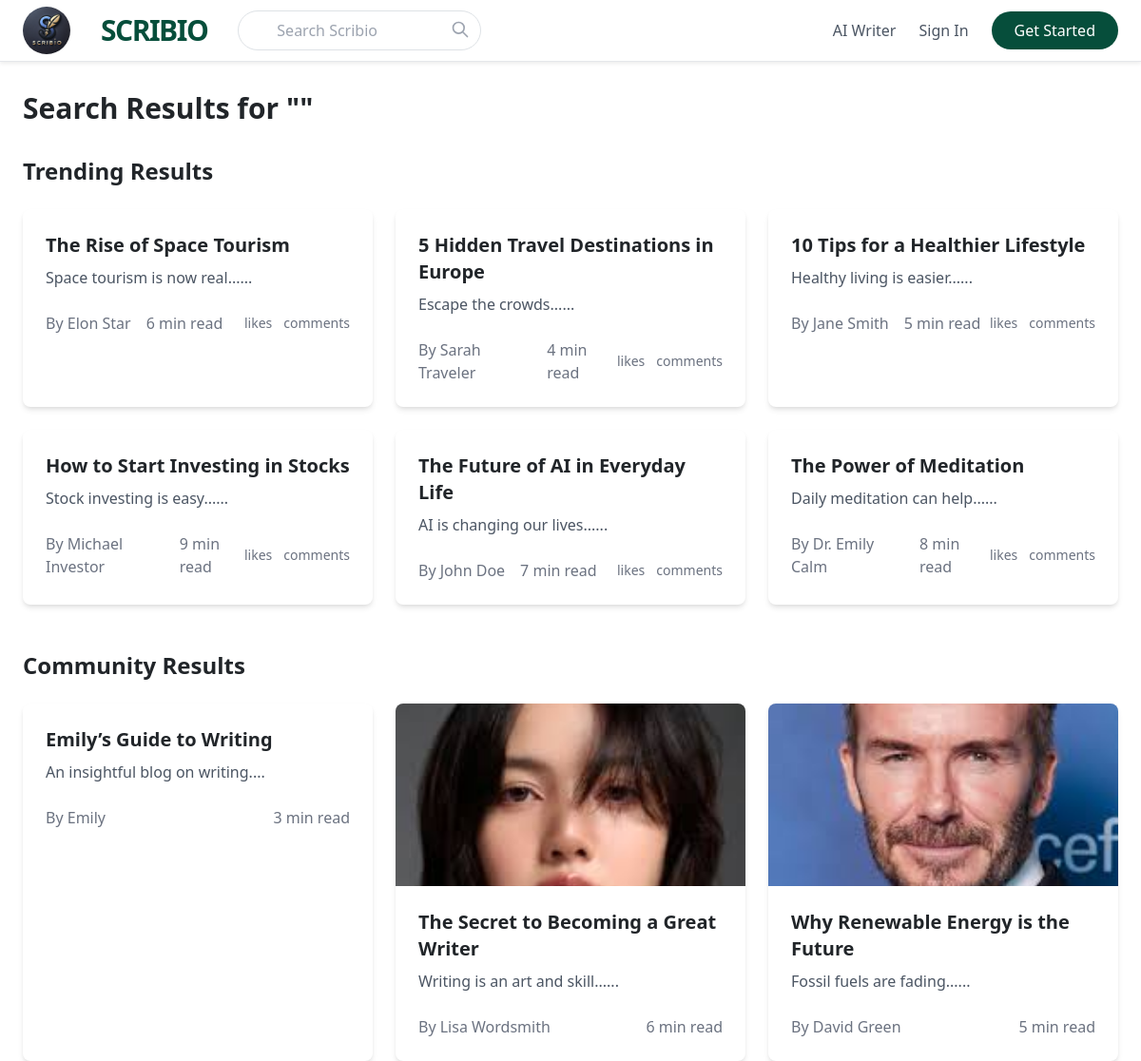
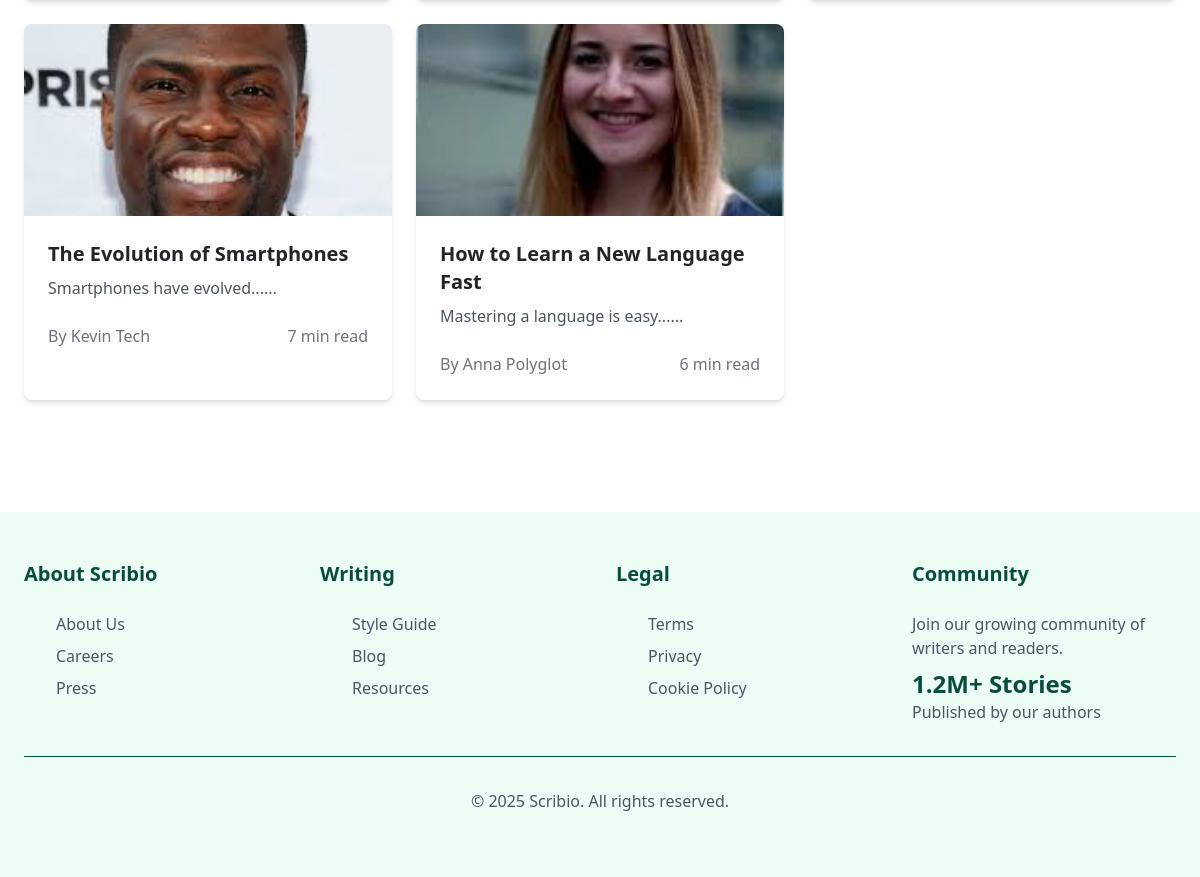
The app's page /search/ with its own data (2 pictures, top to bottom).
### blog1/models.py (models this page shows, shortened)
class Blog(models.Model):
    role = models.CharField(max_length=20, choices=[('admin', 'Admin'), ('user', 'User')], default='user')
    title = models.CharField(max_length=255)
    content = models.TextField()
    read_time = models.IntegerField()
    author = models.CharField(max_length=100)
    category = models.CharField(max_length=100)
    image_path = models.CharField(max_length=255, blank=True, null=True)
    created_at = models.DateTimeField(auto_now_add=True)
    is_trending = models.BooleanField(default=False)  # Add this line
    tags = models.CharField(max_length=200, blank=True)
    read_time = models.IntegerField(null=True, blank=True)  # Allow NULL and blank values

### blog1/views.py (the view)
# urls.py: path('search/', views.search_view, name='search'),  # URL for search
def search_view(request):
    query = request.GET.get('q', '')
    trending_blogs = Blog.objects.filter(
        Q(title__icontains=query) |
        Q(content__icontains=query) |
        Q(author__icontains=query),
        is_trending=True
    )
    user_blogs = Blog.objects.filter(
        Q(title__icontains=query) |
        Q(content__icontains=query) |
        Q(author__icontains=query),
        is_trending=False
    )
    return render(request, 'search_result.html', {
        'query': query,
        'trending_blogs': trending_blogs,
        'user_blogs': user_blogs,
    })

### blog1/templates/search_result.html (shortened to what this page needs)
{% extends "base.html" %}
{% load static %}
{% block content %}
<div class="max-w-7xl mx-auto px-4 py-8">
    <h1 class="text-3xl font-bold mb-8">Search Results for "{{ query }}"</h1>
    {% if trending_blogs or user_blogs %}
        {% if trending_blogs %}
        <section class="mb-12">
            <h2 class="text-2xl font-semibold mb-6">Trending Results</h2>
            <div class="grid grid-cols-1 md:grid-cols-2 lg:grid-cols-3 gap-6">
                {% for blog in trending_blogs %}
                <article class="bg-white rounded-lg shadow-md overflow-hidden hover:shadow-lg transition-shadow">
                    <div class="p-6">
                        <h3 class="text-xl font-semibold mb-2">{{ blog.title }}</h3>
                        <p class="text-gray-600 mb-4 line-clamp-3">{{ blog.content|slice:":150" }}...</p>
                        <div class="flex items-center justify-between">
                            <div class="flex items-center space-x-4">
                                <span class="text-gray-500">By {{ blog.author }}</span>
                                <span class="text-gray-500">{{ blog.read_time }} min read</span>
                            </div>
                            <div class="flex items-center space-x-3 text-sm text-gray-500">
                                <span>{{ blog.likes }} likes</span>
                                <span>{{ blog.comments }} comments</span>
                            </div>
                        </div>
                    </div>
                </article>
                {% endfor %}
            </div>
        </section>
        {% endif %}
        {% if user_blogs %}
        <section>
            <h2 class="text-2xl font-semibold mb-6">Community Results</h2>
            <div class="grid grid-cols-1 md:grid-cols-2 lg:grid-cols-3 gap-6">
                {% for blog in user_blogs %}
                <article class="bg-white rounded-lg shadow-md overflow-hidden hover:shadow-lg transition-shadow">
                    {% if blog.image_path %}
                    <img src="{% static blog.image_path %}" alt="{{ blog.title }}" class="w-full h-48 object-cover">
                    {% endif %}
                    <div class="p-6">
                        <h3 class="text-xl font-semibold mb-2">{{ blog.title }}</h3>
                        <p class="text-gray-600 mb-4 line-clamp-3">{{ blog.content|slice:":150" }}...</p>
                        <div class="flex items-center justify-between">
                            <span class="text-gray-500">By {{ blog.author }}</span>
                            <span class="text-gray-500">{{ blog.read_time }} min read</span>
                        </div>
                    </div>
                </article>
                {% endfor %}
            </div>
        </section>
        {% endif %}
    {% else %}
        <div class="text-center py-12">
            <h2 class="text-2xl font-semibold mb-4">No results found</h2>
            <p class="text-gray-600">Try different keywords or browse our trending articles.</p>
        </div>
    {% endif %}
</div>
{% endblock %}

### blog1/templates/base.html (shortened to what this page needs)
{% load static %}
<!DOCTYPE html>
<html lang="en">
    <head>
        <link href="https://cdnjs.cloudflare.com/ajax/libs/tailwindcss/2.2.19/tailwind.min.css" rel="stylesheet">
        <link rel="stylesheet" href="{% static 'css/base.css' %}">
        <link rel="stylesheet" href="{% static 'css/bootstrap.min.css' %}">
        <link href="https://cdn.jsdelivr.net/npm/bootstrap@5.3.3/dist/css/bootstrap.min.css" rel="stylesheet">
        <link rel="stylesheet" href="https://cdnjs.cloudflare.com/ajax/libs/font-awesome/6.4.0/css/all.min.css">
    </head>
<body class="font-sans bg-white">
    <nav class="fixed w-full z-50 bg-white shadow-sm border-b">
        <div class="max-w-7xl mx-auto px-4">
            <div class="flex justify-between h-16 items-center">
                <div class="flex items-center space-x-8">
                    <img src="{% static 'images/logi.webp' %}" alt="Logo" style="height: 50px; border-radius: 25px;">
                    <a href="{% url 'index' %}" class="text-3xl font-black tracking-tighter text-primary">
                        SCRIBIO
                    </a>
                    <form action="{% url 'search' %}" method="get" class="relative">
                        <input type="search"
                               name="q"
                               placeholder="Search Scribio"
                               class="pl-10 pr-4 py-2 border rounded-full w-64 focus:outline-none focus:border-primary"
                               required
                               minlength="2">
                        <button type="submit" class="absolute right-3 top-2.5">
                            <svg class="w-5 h-5 text-gray-400" fill="none" stroke="currentColor" viewBox="0 0 24 24">
                                <path stroke-linecap="round" stroke-linejoin="round" stroke-width="2" d="M21 21l-6-6m2-5a7 7 0 11-14 0 7 7 0 0114 0z" />
                            </svg>
                        </button>
                    </form>
                </div>
                <div class="flex items-center space-x-6">
                    <a href="{% url 'profiles:chat_page' %}" class="text-gray-600 hover:text-primary">AI Writer</a>
                    {% if request.session.username %}
    <a href="{% url 'profile' request.session.username %}" class="text-gray-600 hover:text-primary">Profile</a>
    {% if request.session.role == "admin" %}
        <a href="{% url 'admin_view' %}" class="text-gray-600 hover:text-primary">Dashboard</a>
    {% endif %}
    <a href="{% url 'logout' %}" class="text-gray-600 hover:text-primary">Logout</a>
{% else %}
    <a href="{% url 'login' %}" class="text-gray-600 hover:text-primary">Sign In</a>
{% endif %}
                    <a href="#" class="bg-primary text-white px-6 py-2 rounded-full font-medium hover:bg-primary-dark">
                        Get Started
                    </a>
                </div>
            </div>
        </div>
    </nav>
    <main class="pt-16">
        {% block content %}{% endblock %}
    </main>
    <footer class="bg-primary-light mt-20">
        <div class="max-w-7xl mx-auto px-4 py-12">
            <div class="grid grid-cols-4 gap-8 mb-8">
                <div>
                    <h3 class="text-xl font-bold text-primary mb-4">About Scribio</h3>
                    <ul class="space-y-2">
                        <li><a href="#" class="text-gray-600 hover:text-primary">About Us</a></li>
                        <li><a href="#" class="text-gray-600 hover:text-primary">Careers</a></li>
                        <li><a href="#" class="text-gray-600 hover:text-primary">Press</a></li>
                    </ul>
                </div>
                <div>
                    <h3 class="text-xl font-bold text-primary mb-4">Writing</h3>
                    <ul class="space-y-2">
                        <li><a href="#" class="text-gray-600 hover:text-primary">Style Guide</a></li>
                        <li><a href="#" class="text-gray-600 hover:text-primary">Blog</a></li>
                        <li><a href="#" class="text-gray-600 hover:text-primary">Resources</a></li>
                    </ul>
                </div>
                <div>
                    <h3 class="text-xl font-bold text-primary mb-4">Legal</h3>
                    <ul class="space-y-2">
                        <li><a href="#" class="text-gray-600 hover:text-primary">Terms</a></li>
                        <li><a href="#" class="text-gray-600 hover:text-primary">Privacy</a></li>
                        <li><a href="#" class="text-gray-600 hover:text-primary">Cookie Policy</a></li>
                    </ul>
                </div>
                <div>
                    <h3 class="text-xl font-bold text-primary mb-4">Community</h3>
                    <p class="text-gray-600 mb-2">Join our growing community of writers and readers.</p>
                    <div class="text-2xl font-bold text-primary">1.2M+ Stories</div>
                    <div class="text-gray-600">Published by our authors</div>
                </div>
            </div>
            <div class="border-t border-primary-dark pt-8 text-center">
                <p class="text-gray-600">© 2025 Scribio. All rights reserved.</p>
            </div>
        </div>
    </footer>
</body>
</html>

### blog1/static/css/base.css (style rules this page uses)
:root { --color-primary: #064E3B; --color-primary-dark: #053E2F; --color-primary-light: #F0FDF4; --color-secondary: #0D9488; --color-accent: #14B8A6; }
.text-primary { color: var(--color-primary); }
.bg-primary { background-color: var(--color-primary); }
.bg-primary-light { background-color: var(--color-primary-light); }
.border-primary-dark { border-color: var(--color-primary-dark); }
a, button { transition: all 0.2s ease-in-out; }
.text-primary, .hover\:text-primary:hover, a.text-primary, .text-primary-dark, .hover\:text-primary-dark:hover { color: #064E3B !important; text-decoration: none; }
.bg-primary, .hover\:bg-primary:hover { background-color: #064E3B !important; color: white !important; text-decoration: none; }
.bg-primary-light { background-color: #ECFDF5 !important; }
.border-primary, .hover\:border-primary:hover, .border-primary-dark, .focus\:border-primary:focus { border-color: #064E3B !important; }
.bg-primary.text-white { color: white !important; }
.text-gray-600.hover\:text-primary { color: #4B5563; }
a { text-decoration: none !important; }

### blog1/templates/base.html (style rules this page uses)
.text-primary, .hover\:text-primary:hover, a.text-primary, .text-primary-dark, .hover\:text-primary-dark:hover { color: #064E3B !important; text-decoration: none; }
.bg-primary, .hover\:bg-primary:hover { background-color: #064E3B !important; color: white !important; text-decoration: none; }
.bg-primary-light { background-color: #ECFDF5 !important; }
.border-primary, .hover\:border-primary:hover, .border-primary-dark, .focus\:border-primary:focus { border-color: #064E3B !important; }
.bg-primary.text-white { color: white !important; }
.text-gray-600.hover\:text-primary { color: #4B5563; }
a { text-decoration: none !important; }

### records on screen
Blog: title "The Rise of Space Tourism", content "Space tourism is now real...", author "Elon Star", read_time "6"
Blog: title "5 Hidden Travel Destinations in Europe", content "Escape the crowds...", author "Sarah Traveler", read_time "4"
Blog: title "10 Tips for a Healthier Lifestyle", content "Healthy living is easier...", author "Jane Smith", read_time "5"
Blog: title "How to Start Investing in Stocks", content "Stock investing is easy...", author "Michael Investor", read_time "9"
Blog: title "The Future of AI in Everyday Life", content "AI is changing our lives...", author "John Doe", read_time "7"
Blog: title "The Power of Meditation", content "Daily meditation can help...", author "Dr. Emily Calm", read_time "8"
Blog: title "Emily’s Guide to Writing", content "An insightful blog on writing.", author "Emily", read_time "3"
Blog: image_path (picture), title "The Secret to Becoming a Great Writer", content "Writing is an art and skill...", author "Lisa Wordsmith", read_time "6"
Blog: image_path (picture), title "Why Renewable Energy is the Future", content "Fossil fuels are fading...", author "David Green", read_time "5"
Blog: image_path (picture), title "The Evolution of Smartphones", content "Smartphones have evolved...", author "Kevin Tech", read_time "7"
Blog: image_path (picture), title "How to Learn a New Language Fast", content "Mastering a language is easy...", author "Anna Polyglot", read_time "6"
